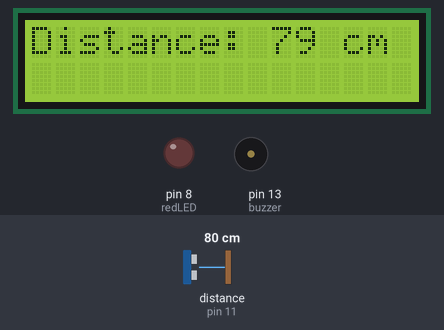
The sketch below on a simulated Arduino Uno, built with avr-gcc and run on an emulated ATmega328P. Parts: 16×2 character LCD, output pins drawn as LEDs (lit = HIGH), buzzer (waves = sounding, pin HIGH). Wiring (inferred from the names in the program): ultrasonic range finder: trigger pin 12; echo pin 11. Inputs (shaded band) come from the test bench; at power-on: distance to the obstacle (sensor on pin 11) 80 cm. The echo pulse lasts 58.3 µs per cm; pins used as bus, display or sensor lines are not drawn.

Above: at 1.2 s.
1.3 s: distance to the obstacle (sensor on pin 11) set to 2 cm
At 2.5 s:
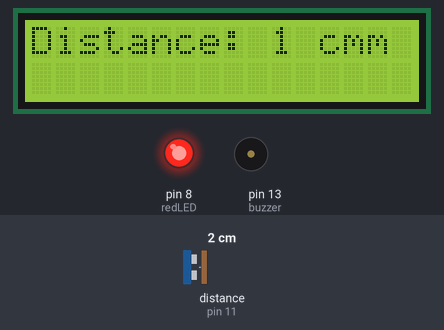
2.8 s: distance to the obstacle (sensor on pin 11) set to 18 cm
At 3.3 s:
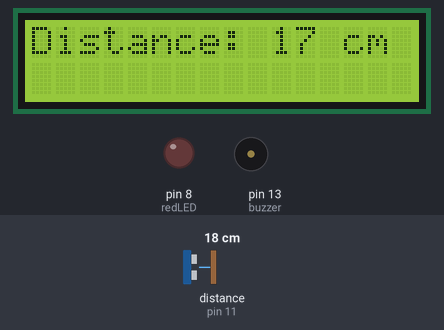
4.3 s: distance to the obstacle (sensor on pin 11) set to 4 cm
At 5.8 s:
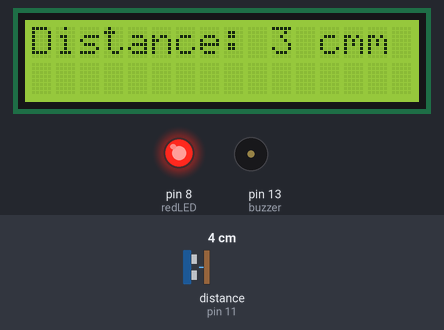
Timing chart, 0 to 7.3 s (numbered marks = the images above; inputs shaded):
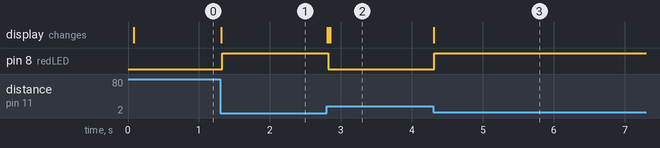

The sketch:

sketch_aug04a.ino
```cpp
#include <LiquidCrystal.h>
LiquidCrystal lcd(10, 9, 7, 6, 5, 4);
const int trigPin = 12;
const int echoPin = 11;

int redLED = 8;
int buzzer = 13;
long duration;
int distanceCm;

void setup() {

  lcd.begin(16, 2);
  pinMode(trigPin, OUTPUT);
  pinMode(echoPin, INPUT);
  pinMode(redLED, OUTPUT);
  pinMode(buzzer, OUTPUT);
 }

void loop() {

  digitalWrite(trigPin, LOW);
  delayMicroseconds(2);
  digitalWrite(trigPin, HIGH);
  delayMicroseconds(10);
  digitalWrite(trigPin, LOW);

  duration = pulseIn(echoPin, HIGH);
  distanceCm = duration * 0.0344 / 2;

  lcd.setCursor(0, 0);
  lcd.print("Distance: ");
  lcd.print(distanceCm);
  lcd.print(" cm");
  delay(10);

  if(distanceCm <= 10){
      digitalWrite(redLED, HIGH);
    }
  else if(distanceCm <= 5){
  digitalWrite(redLED, HIGH);
  digitalWrite(buzzer, HIGH);
  }
  else {
      digitalWrite(redLED, LOW);
      digitalWrite(buzzer, LOW);
    }
}
```

Measured:
- after the input at 1.3 s, pin 8 (redLED): LOW → HIGH at once; the display: changes at once (image 1)
- after the input at 2.8 s, pin 8 (redLED): HIGH → LOW at once; the display: changes at once (image 2)
- after the input at 4.3 s, pin 8 (redLED): LOW → HIGH at once; the display: changes at once (image 3)
